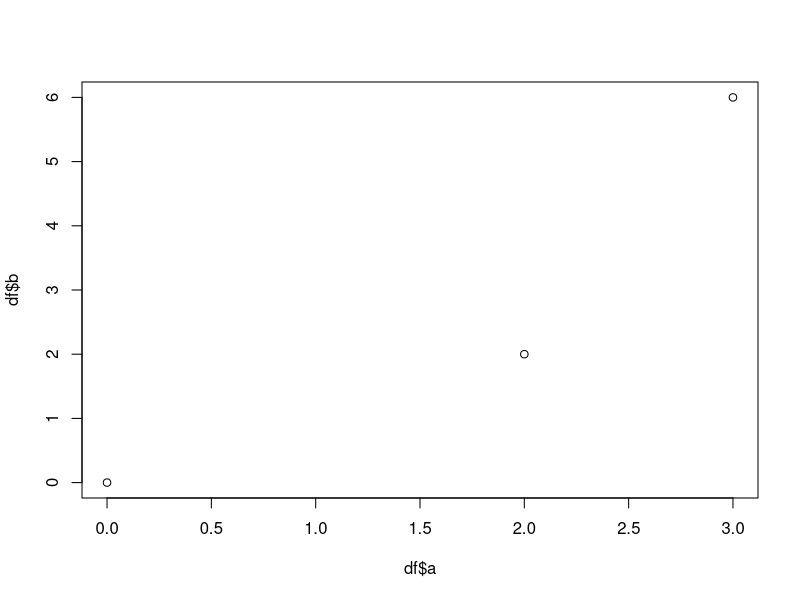

Reproduce this figure in R.
# loading packages --------------------------------------------------------
library(tidyverse)

# Getting comfortable in RStudio ------------------------------------------
2 + 2
x <- 10
x * 2
print(x)

df <- data.frame(a = c(0,2,3), b = c(0,2,6))

plot(df$a, df$b)



# Objects and data types --------------------------------------------------
age <- 35
name <- "Anna"
passed <- TRUE
scores <- c(75, 82, 91)
df <- data.frame(name, age, passed)
class(age)
class(df)
str(df)


# Operators, variables and functions --------------------------------------
x <- 10
x + 5
x == 10
x > 5
mean(c(10, 20, 30))
round(3.14159, digits = 2)
?mean




# What is the tidyverse? --------------------------------------------------
install.packages("tidyverse")
library(tidyverse)

# Or load an individual package
library(readxl)




# Counting, slicing and summarising ---------------------------------------
?ToothGrowth
df <- ToothGrowth

df |> 
  count(supp)

df |> 
  count(supp, dose)

df |> 
  slice_max(len, n = 3)


df |> 
  group_by(supp, dose) |> 
  reframe(
    mean = mean(len),
    median = median(len),
    sd = sd(len)
  )
